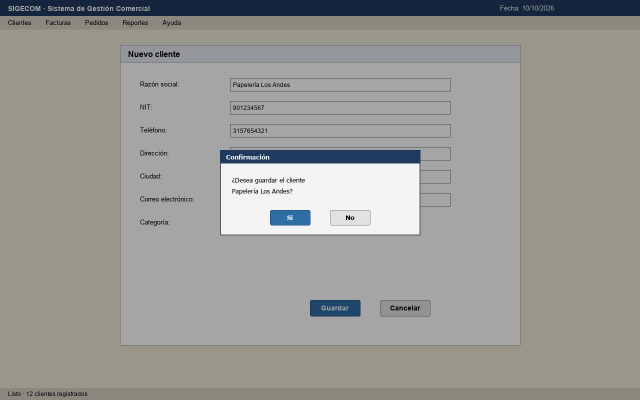
#> input picture tests/fixtures/confirmacion.png, 1280 x 800 px (shown at 1/2 size)
$ python -i ocr.py   (imports and definitions only)
#> lines starting #> are read from the running program, lines starting #| are printed output that depends on the picture; after the words box and inside, x2 and y2 are one past the last pixel; in counts of white or black regions, pixels touching at a corner belong together
"""OCR con Tesseract en español.

Tesseract está hecho para páginas impresas y en una interfaz pierde justo lo que más importa:
el texto claro sobre fondo oscuro (botones primarios, barras de título) y el texto encerrado en
un recuadro (botones, campos, celdas), que descarta como si fuera una imagen. Por eso, antes de
leer, la captura se normaliza:

1. Se estima el color de fondo de cada zona con una mediana sobre una muestra dispersa de
   píxeles. La interfaz es de colores planos y el texto es minoría, así que la mediana es el
   fondo.
2. La "tinta" es la distancia de cada píxel a su fondo, en negro sobre blanco. Así un texto
   blanco sobre azul queda igual que uno negro sobre blanco, y los rellenos desaparecen.
3. Se borran las corridas largas de tinta (bordes de botones, campos y tablas), que ninguna
   letra de 12–16 px alcanza, junto con 2 px alrededor para llevarse las esquinas redondeadas.

Después la imagen se escala 2× y se lee con el idioma `spa`.

Límites conocidos: a 12 px, `#` y `@` suelen salir como `+` o `(H`, y los títulos en negrita
de 16 px o más pueden perder alguna letra.
"""

import numpy as np
import pytesseract
from PIL import Image, ImageFilter

LANG = "spa"
SCALE = 2
# psm 4 lee por renglones: mantiene juntos etiqueta y valor, y las celdas de una fila de tabla.
_PAGE_CONFIG = "--psm 4"
# psm 11 busca texto disperso: encuentra botones y palabras sueltas en un recorte.
_SPARSE_CONFIG = "--psm 11"

# Fondo: un píxel de cada 4×4 y mediana de 5×5 muestras (~20 px). Una ventana más grande se
# come las barras delgadas (menús, títulos) y deja manchas que se leen como letras.
_BG_STEP = 4
_BG_MEDIAN = 5
# Tinta plena desde 128 de diferencia con el fondo
_INK_GAIN = 2
# Una corrida de al menos estas longitudes, con 32 o más de diferencia, es una línea
_LINE_H = 40
_LINE_V = 24
_LINE_MIN_DIFF = 32
_LINE_PAD = 2
# words_near lee una región más ancha que el radio para no cortar las palabras del borde
_NEAR_MARGIN_X = 160
_NEAR_MARGIN_Y = 24
# Se recorta de los extremos de cada palabra: puntuación y restos de bordes
_STRIP = " \t:;,.¿?¡!()[]{}|\"'«»—–-_*=+"


# [12 lines left out: function check_available, not called in this run]


def read_text(image: Image.Image, box: tuple[int, int, int, int] | None = None) -> str:
    """Texto de la captura, o de la región `box` (izquierda, arriba, derecha, abajo), por
    renglones."""
    page = _normalize(image)
    if box is not None:
        box = _clamp(box, page.size)
        if box[0] >= box[2] or box[1] >= box[3]:
            return ""
        page = page.crop(box)
    text = pytesseract.image_to_string(_upscale(page), lang=LANG, config=_PAGE_CONFIG)
    return "\n".join(line.strip() for line in text.splitlines() if line.strip())


# [43 lines left out: function words_near, not called in this run]


def _normalize(image: Image.Image) -> Image.Image:
    """Tinta negra sobre blanco, sin rellenos ni líneas largas (ver el docstring del módulo)."""
    gray = image.convert("L")
    sample = gray.resize(
        (max(1, gray.width // _BG_STEP), max(1, gray.height // _BG_STEP)),
        Image.Resampling.NEAREST,
    )
    if min(sample.size) >= _BG_MEDIAN:
        sample = sample.filter(ImageFilter.MedianFilter(_BG_MEDIAN))
    background = np.asarray(sample.resize(gray.size, Image.Resampling.NEAREST), dtype=np.int16)

    diff = np.abs(np.asarray(gray, dtype=np.int16) - background)
    faint = diff >= _LINE_MIN_DIFF
    lines = _long_runs(faint, _LINE_H, axis=1) | _long_runs(faint, _LINE_V, axis=0)
    lines = Image.fromarray(lines.astype(np.uint8) * 255).filter(
        ImageFilter.MaxFilter(2 * _LINE_PAD + 1)
    )
    ink = np.clip(diff * _INK_GAIN, 0, 255)
    ink[np.asarray(lines) > 0] = 0
    return Image.fromarray((255 - ink).astype(np.uint8))


def _long_runs(mask: np.ndarray, length: int, axis: int) -> np.ndarray:
    """Marca los píxeles de `mask` que forman parte de una corrida de al menos `length`."""
    runs = np.moveaxis(mask, axis, -1)
    n = runs.shape[-1]
    if n < length:
        return np.zeros_like(mask)
    zero = np.zeros(runs.shape[:-1] + (1,), dtype=np.int32)
    total = np.concatenate([zero, np.cumsum(runs, axis=-1, dtype=np.int32)], axis=-1)
    # full[i]: la ventana [i, i + length) está toda marcada
    full = (total[..., length:] - total[..., :-length]) == length
    starts = np.concatenate([zero, np.cumsum(full, axis=-1, dtype=np.int32)], axis=-1)
    # El píxel j está cubierto si alguna ventana completa empieza entre j - length + 1 y j
    j = np.arange(n)
    first = np.maximum(j - length + 1, 0)
    last = np.minimum(j, n - length)
    covered = starts[..., last + 1] - starts[..., first] > 0
    return np.moveaxis(covered, -1, axis)


def _upscale(image: Image.Image) -> Image.Image:
    return image.resize((image.width * SCALE, image.height * SCALE), Image.Resampling.LANCZOS)


# [17 lines left out: functions _clamp, _distance, not called in this run]

>>> from PIL import Image
>>> picture = Image.open('../../tests/fixtures/confirmacion.png')
#> picture is the input picture: PIL image 1280x800 RGB; mean R, G, B 152.8, 153.1, 149.4
>>> result = read_text(picture)
#> in _normalize, `faint = diff >= _LINE_MIN_DIFF`:
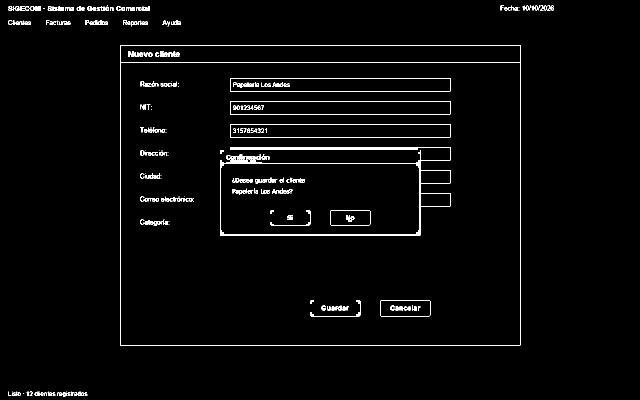
#> faint: shape (800, 1280) bool (shown at 1/2 size); 2.1% white in thin lines or dots, all inside (x1, y1, x2, y2) = (16, 11, 1108, 794)
#> in _long_runs, `total = np.concatenate([zero, np.cumsum(runs, axis=-1, dtype=np.int32)..`:
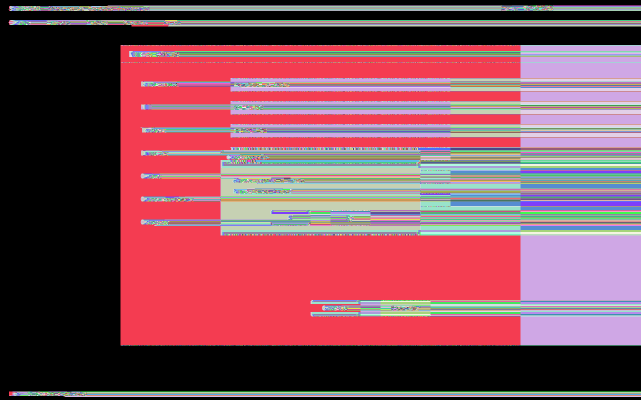
#> total: shape (800, 1281) int32 (shown at 1/2 size); 802 distinct labels, from 0 to 801; one colour per label, 0 black
#> in _long_runs, `full = (total[..., length:] - total[..., :-length]) == length`: full: shape (800, 1241) bool; 0.84% white in thin lines or dots, all inside (x1, y1, x2, y2) = (240, 90, 1002, 691)
#> in _long_runs, `starts = np.concatenate([zero, np.cumsum(full, axis=-1, dtype=np.int32..`:
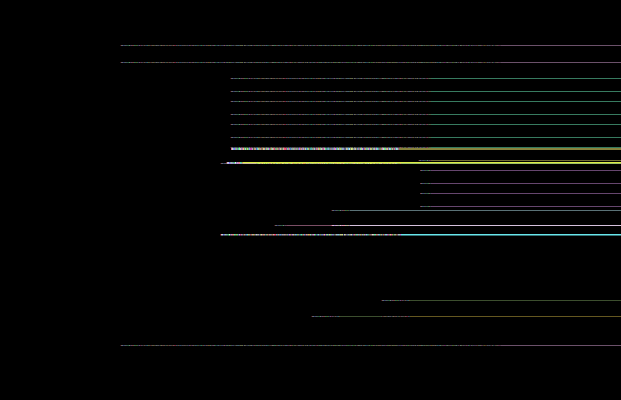
#> starts: shape (800, 1242) int32 (shown at 1/2 size); 763 distinct labels, from 0 to 762; one colour per label, 0 black
#> in _long_runs, `covered = starts[..., last + 1] - starts[..., first] > 0`: covered: shape (800, 1280) bool; 0.94% white in thin lines or dots, all inside (x1, y1, x2, y2) = (240, 90, 1041, 691)
#> call 2 of _long_runs, with length = 24, axis = 0
#> in _long_runs (call 2), `runs = np.moveaxis(mask, axis, -1)`: runs: shape (1280, 800) bool; 2.1% white in thin lines or dots, all inside (x1, y1, x2, y2) = (11, 16, 794, 1108)
#> in _long_runs (call 2), `total = np.concatenate([zero, np.cumsum(runs, axis=-1, dtype=np.int32)..`:
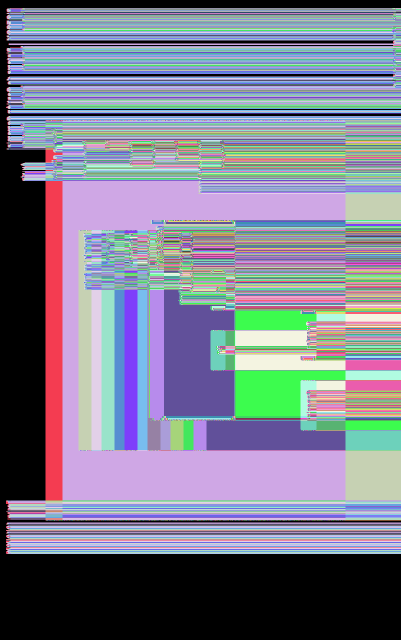
#> total: shape (1280, 801) int32 (shown at 1/2 size); 608 distinct labels, from 0 to 607; one colour per label, 0 black
#> in _long_runs (call 2), `full = (total[..., length:] - total[..., :-length]) == length`: full: shape (1280, 777) bool; 0.18% white in thin lines or dots, all inside (x1, y1, x2, y2) = (90, 240, 668, 1041)
#> in _long_runs (call 2), `starts = np.concatenate([zero, np.cumsum(full, axis=-1, dtype=np.int32..`:
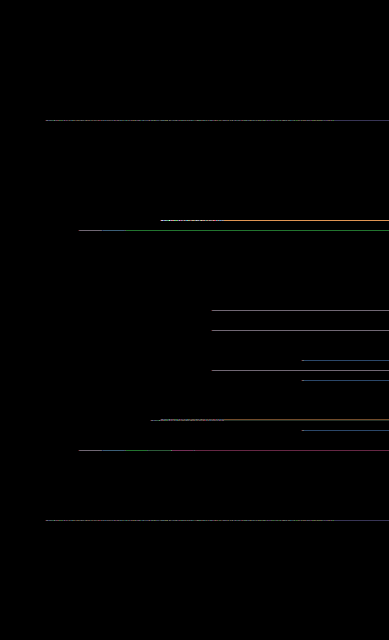
#> starts: shape (1280, 778) int32 (shown at 1/2 size); 579 distinct labels, from 0 to 578; one colour per label, 0 black
#> in _long_runs (call 2), `covered = starts[..., last + 1] - starts[..., first] > 0`: covered: shape (1280, 800) bool; 0.22% white in thin lines or dots, all inside (x1, y1, x2, y2) = (90, 240, 691, 1041)
#> in _normalize, `lines = Image.fromarray(lines.astype(np.uint8) * 255).filter( ImageFil..`: lines: PIL image 1280x800 L; 4.7% white; 10 white regions, largest, box (x1, y1, x2, y2) and area: (238, 88, 1043, 693) 17975, (438, 292, 903, 473) 12838, (458, 154, 903, 185) 4660
#> in _normalize, `ink[np.asarray(lines) > 0] = 0`:
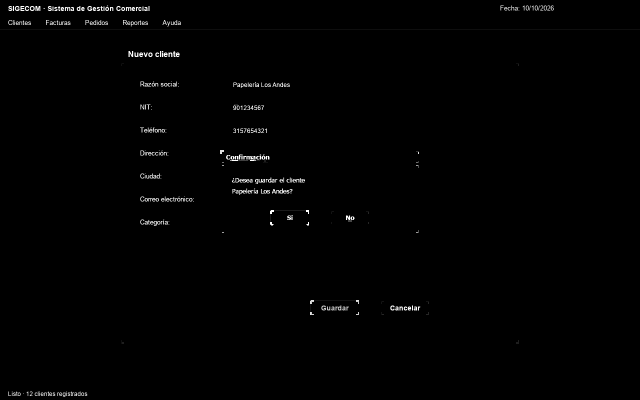
#> ink: shape (800, 1280) int16 (shown at 1/2 size); min 0, max 255, mean 2
#> in _normalize, `return Image.fromarray((255 - ink).astype(np.uint8))`:
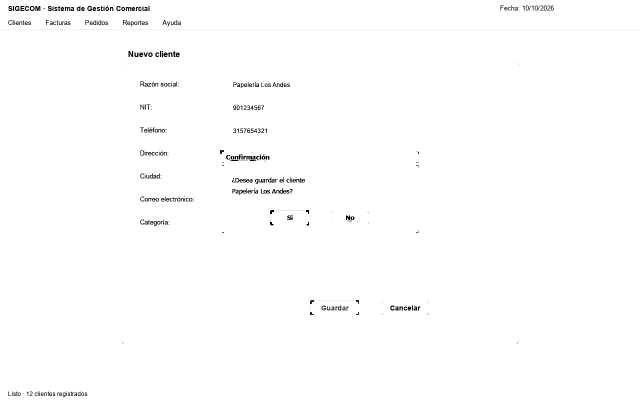
#> returned value: PIL image 1280x800 L (shown at 1/2 size); min 0, max 255, mean 253
#> (the run stopped early here; a loop or call above may not have finished)
